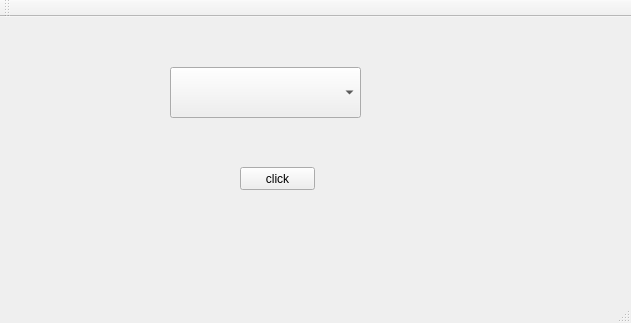
<?xml version="1.0" encoding="UTF-8"?>
<ui version="4.0">
 <class>MainWindow</class>
 <widget class="QMainWindow" name="MainWindow">
  <property name="geometry">
   <rect>
    <x>0</x>
    <y>0</y>
    <width>631</width>
    <height>323</height>
   </rect>
  </property>
  <property name="windowTitle">
   <string>MainWindow</string>
  </property>
  <widget class="QWidget" name="centralWidget">
   <widget class="QComboBox" name="comboBox">
    <property name="geometry">
     <rect>
      <x>170</x>
      <y>50</y>
      <width>191</width>
      <height>51</height>
     </rect>
    </property>
   </widget>
   <widget class="QPushButton" name="pushButton">
    <property name="geometry">
     <rect>
      <x>240</x>
      <y>150</y>
      <width>75</width>
      <height>23</height>
     </rect>
    </property>
    <property name="text">
     <string>click</string>
    </property>
   </widget>
  </widget>
  <widget class="QMenuBar" name="menuBar">
   <property name="geometry">
    <rect>
     <x>0</x>
     <y>0</y>
     <width>631</width>
     <height>21</height>
    </rect>
   </property>
  </widget>
  <widget class="QToolBar" name="mainToolBar">
   <attribute name="toolBarArea">
    <enum>TopToolBarArea</enum>
   </attribute>
   <attribute name="toolBarBreak">
    <bool>false</bool>
   </attribute>
  </widget>
  <widget class="QStatusBar" name="statusBar"/>
 </widget>
 <layoutdefault spacing="6" margin="11"/>
 <resources/>
 <connections/>
</ui>
